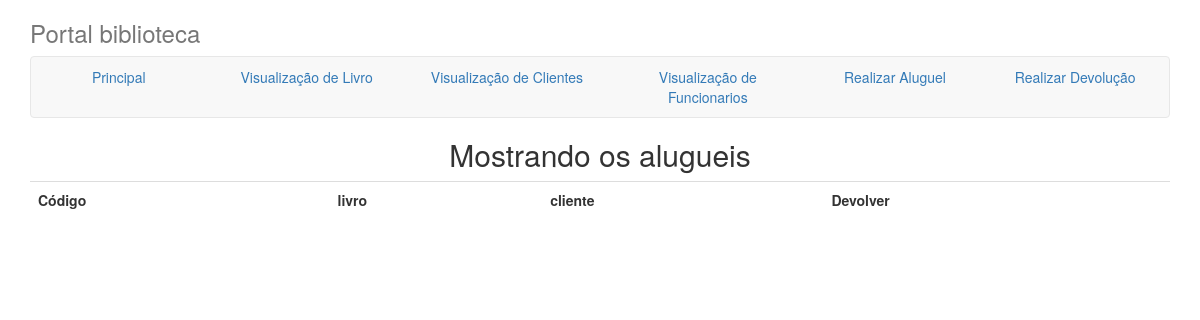
Before: /cadastro/devolucao.php with the older database file.
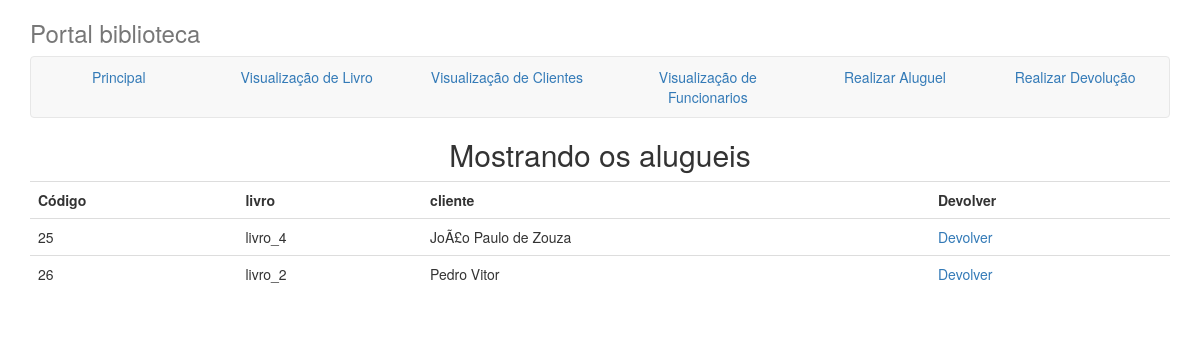
After: the same page with the newer database file.
### tables this page shows
CREATE TABLE IF NOT EXISTS `rent` (
  `id` bigint(20) unsigned NOT NULL AUTO_INCREMENT,
  `rentDate` varchar(50) DEFAULT NULL,
  `id_client` int(11) DEFAULT NULL,
  `id_book` int(11) DEFAULT NULL,
  `id_employee` int(11) DEFAULT NULL,
  `avaliable` varchar(50) DEFAULT NULL,
  UNIQUE KEY `id` (`id`)
);

CREATE TABLE IF NOT EXISTS `book` (
  `id` bigint(20) unsigned NOT NULL AUTO_INCREMENT,
  `name` varchar(100) NOT NULL,
  `writer` varchar(100) NOT NULL,
  `pages` varchar(100) NOT NULL,
  `stash` int(100) NOT NULL,
  UNIQUE KEY `id` (`id`)
);

CREATE TABLE IF NOT EXISTS `client` (
  `name` varchar(100) NOT NULL,
  `phone` varchar(100) NOT NULL,
  `mail` varchar(100) NOT NULL,
  `cpf` varchar(100) NOT NULL,
  `address` varchar(100) NOT NULL,
  `rentCount` int(11) NOT NULL,
  `id` bigint(20) unsigned NOT NULL AUTO_INCREMENT,
  UNIQUE KEY `is` (`id`)
);

### cadastro/devolucao.php (the view, shortened to what this page needs)
<!doctype html>
<html>
<head>
<link rel="stylesheet" href="../css/bootstrap.css">
</head>
<body>
<div class="container">
      <div class="masthead">
        <h3 class="text-muted">Portal biblioteca</h3>
        <nav class="navbar navbar-default">
          <ul class="nav nav-justified">
			<li class="active"><a href="../index.php">Principal</a></li>
            <li><a href="../visualizacao/visualizacaoLivro.php">Visualização de Livro</a></li>
            <li><a href="../visualizacao/visualizacaoCliente.php">Visualização de Clientes</a></li>
            <li><a href="../visualizacao/visualizacaoFuncionario.php">Visualização de Funcionarios</a></li>
            <li><a href="aluguel.php">Realizar Aluguel</a></li>
			<li><a href="devolucao.php">Realizar Devolução</a></li>
          </ul>
        </nav>
      </div>
      <div>
<?php
		$resultado=mysql_query("Select * from rent where avaliable='alugado' order by id") or die ("Não é possível consultar Alugueis.");
		print("<center><h2>Mostrando os alugueis</h2>");
		print("<table class='display table' width='90%'>");
		print("<tr><td><b>Código</td>");
		print("<td><b>livro</td>");
		print("<td><b>cliente</td>");
		print("<td><b>Devolver</td>");
			while ($linha=mysql_fetch_array($resultado))
{
   $id=$linha["id"];
   $book=$linha["id_book"];
		$resultado2=mysql_query("Select * from book where id='$book'") or die ("Não é possível consultar nome do cliente.");
		while($linha2=mysql_fetch_array($resultado2))
		$bookName=$linha2["name"];
   $client=$linha["id_client"];
		$resultado1=mysql_query("Select * from client where id='$client'") or die ("Não é possível consultar nome do cliente.");
		while($linha1=mysql_fetch_array($resultado1))
		$clientName=$linha1["name"];
   print("<tr><td>$id</td>");
   print("<td>$bookName</td>");
   print("<td>$clientName</td>");
   print("<td><a href='../trafegoDados/processaDevolucao.php?cod=$id & cod_book=$book & cod_client=$client '>Devolver</a></td>");   }
   print("</table></center>");
?>
</body>
</html>

Changed rows visible on the page:
added rent: id "25", id_book.name "livro_4", id_client.name "JoÃ£o Paulo de Zouza"
added rent: id "26", id_book.name "livro_2", id_client.name "Pedro Vitor"
